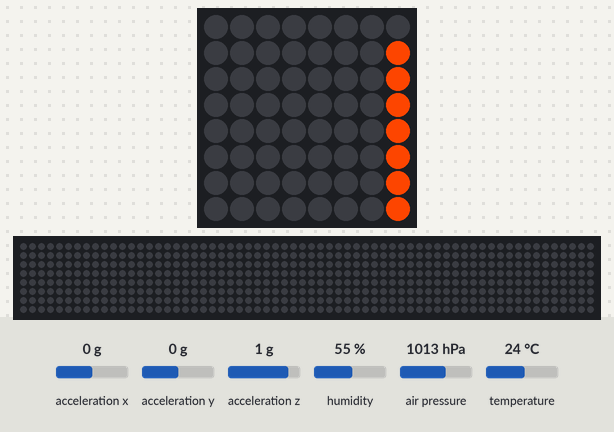
The program below on a simulated Raspberry Pi (BCM pin numbers) with a Sense HAT. Parts: the Sense HAT's 8×8 RGB LED matrix, a strip that is not on the board, showing the scrolling text unrolled. The test bench sets the inputs (shaded band); at power-on: acceleration x 0 g, acceleration y 0 g, acceleration z 1 g, humidity 55 %, air pressure 1013 hPa, temperature 24 °C. The 64×8 strip is a reading aid, not a part: it shows the text the matrix is scrolling, unrolled, one strip-width of it at a time; what the program prints to the terminal is not drawn. At 10.0 s the program stops and its outputs stay as they are.

Above: at 0.18 s.
At 0.78 s:
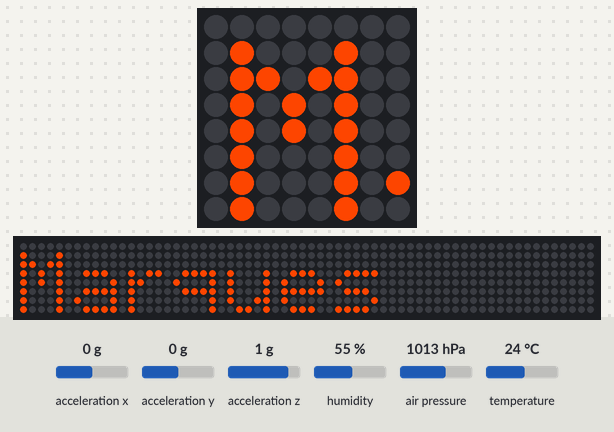
At 1.38 s:
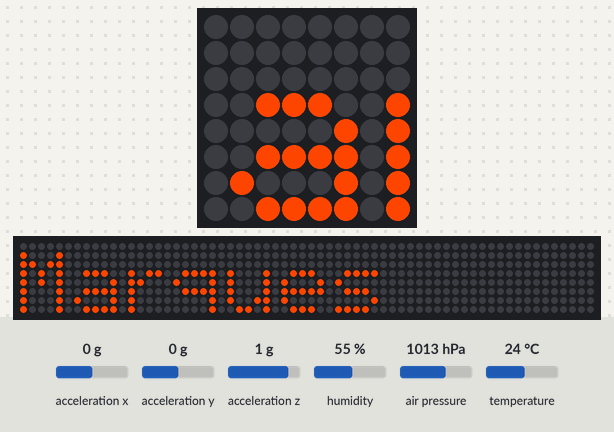
At 2.59 s:
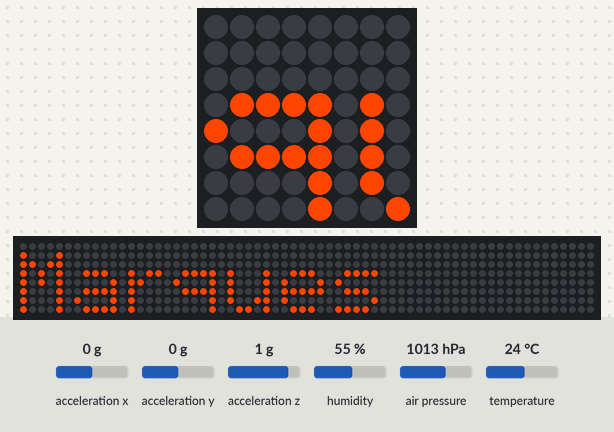
At 3.8 s:
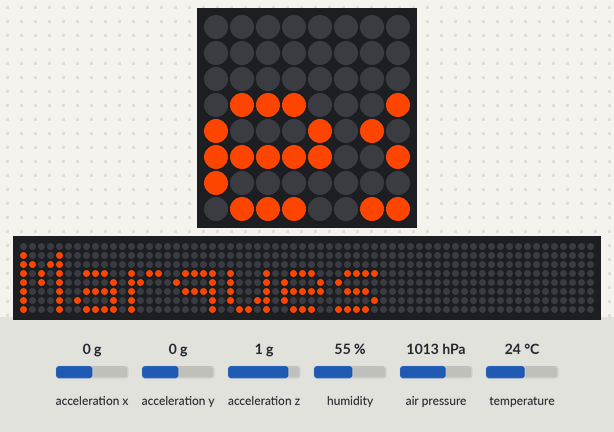
At 5.0 s:
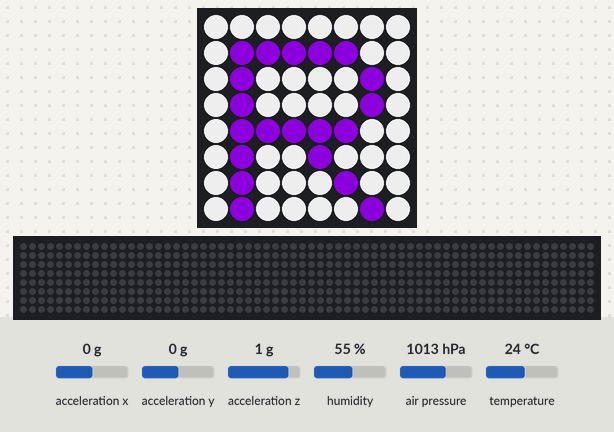

The program:

wrightmA53.py
```python
# import the Sense Hat emulator module
from sense_emu import SenseHat
import time


# create a SenseHat object
sense = SenseHat()

# print out the temperature, humidity, atmospheric pressure,
# and raw accelerometer from the SenseHat emulated sensors
print('The temperature is ',sense.get_temperature(),'degrees Celsius')
print('The humidity is ',sense.get_humidity(),'%')
print('The atmospheric pressure is ',sense.get_pressure(),'millibars')
print('The raw accelerometer data is ',sense.get_accelerometer_raw())


sense.show_message('Marques',scroll_speed=0.1, text_colour=[255,69,0])


w = (200, 200, 200) # the color white
p = (102, 0, 153)   # the color purple

letter = [
    w, w, w, w, w, w, w, w,
    w, p, p, p, p, p, w, w,
    w, p, w, w, w, w, p, w,
    w, p, w, w, w, w, p, w,
    w, p, p, p, p, p, w, w,
    w, p, w, w, p, w, w, w,
    w, p, w, w, w, p, w, w,
    w, p, w, w, w, w, p, w
    ]

sense.set_pixels(letter)
time.sleep(5.0)
```
